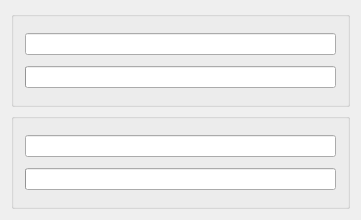
<?xml version="1.0" encoding="UTF-8"?>
<ui version="4.0">
 <class>CGenerateProgressBaseDialog</class>
 <widget class="QDialog" name="CGenerateProgressBaseDialog">
  <property name="geometry">
   <rect>
    <x>0</x>
    <y>0</y>
    <width>361</width>
    <height>220</height>
   </rect>
  </property>
  <property name="windowTitle">
   <string>Generate Files</string>
  </property>
  <layout class="QVBoxLayout">
   <item>
    <widget class="Q3GroupBox" name="m_groupboxheader">
     <property name="title">
      <string/>
     </property>
     <layout class="QVBoxLayout">
      <item>
       <widget class="QLineEdit" name="m_editheader">
        <property name="readOnly">
         <bool>true</bool>
        </property>
       </widget>
      </item>
      <item>
       <widget class="QProgressBar" name="m_progressheader"/>
      </item>
     </layout>
    </widget>
   </item>
   <item>
    <widget class="Q3GroupBox" name="m_groupboxsource">
     <property name="title">
      <string/>
     </property>
     <layout class="QVBoxLayout">
      <item>
       <widget class="QLineEdit" name="m_editsource">
        <property name="readOnly">
         <bool>true</bool>
        </property>
       </widget>
      </item>
      <item>
       <widget class="QProgressBar" name="m_progresssource"/>
      </item>
     </layout>
    </widget>
   </item>
  </layout>
 </widget>
 <layoutdefault spacing="6" margin="11"/>
 <pixmapfunction>qPixmapFromMimeSource</pixmapfunction>
 <customwidgets>
  <customwidget>
   <class>Q3GroupBox</class>
   <extends>QGroupBox</extends>
   <header>Qt3Support/Q3GroupBox</header>
   <container>1</container>
  </customwidget>
 </customwidgets>
 <resources/>
 <connections/>
</ui>
